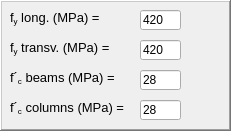
      <widget class="QFrame" name="BeamsSection_2">
       <property name="geometry">
        <rect>
         <x>0</x>
         <y>510</y>
         <width>231</width>
         <height>131</height>
        </rect>
       </property>
       <property name="frameShape">
        <enum>QFrame::WinPanel</enum>
       </property>
       <property name="frameShadow">
        <enum>QFrame::Raised</enum>
       </property>
       <widget class="QLabel" name="label_34">
        <property name="geometry">
         <rect>
          <x>10</x>
          <y>10</y>
          <width>101</width>
          <height>16</height>
         </rect>
        </property>
        <property name="font">
         <font>
          <family>Arial</family>
          <pointsize>10</pointsize>
          <weight>50</weight>
          <italic>false</italic>
          <bold>false</bold>
         </font>
        </property>
        <property name="text">
         <string>&lt;html&gt;&lt;head/&gt;&lt;body&gt;&lt;p&gt;f&lt;span style=&quot; vertical-align:sub;&quot;&gt;y&lt;/span&gt; long. (MPa) =&lt;/p&gt;&lt;/body&gt;&lt;/html&gt;</string>
        </property>
       </widget>
       <widget class="QLineEdit" name="fy">
        <property name="geometry">
         <rect>
          <x>140</x>
          <y>10</y>
          <width>41</width>
          <height>20</height>
         </rect>
        </property>
        <property name="text">
         <string>420</string>
        </property>
        <property name="placeholderText">
         <string>420</string>
        </property>
       </widget>
       <widget class="QLabel" name="label_35">
        <property name="geometry">
         <rect>
          <x>10</x>
          <y>70</y>
          <width>111</width>
          <height>16</height>
         </rect>
        </property>
        <property name="font">
         <font>
          <family>Arial</family>
          <pointsize>10</pointsize>
          <weight>50</weight>
          <italic>false</italic>
          <bold>false</bold>
         </font>
        </property>
        <property name="text">
         <string>&lt;html&gt;&lt;head/&gt;&lt;body&gt;&lt;p&gt;f´&lt;span style=&quot; vertical-align:sub;&quot;&gt;c&lt;/span&gt; beams (MPa) =&lt;/p&gt;&lt;/body&gt;&lt;/html&gt;</string>
        </property>
       </widget>
       <widget class="QLineEdit" name="fcB">
        <property name="geometry">
         <rect>
          <x>140</x>
          <y>70</y>
          <width>41</width>
          <height>20</height>
         </rect>
        </property>
        <property name="text">
         <string>28</string>
        </property>
        <property name="placeholderText">
         <string>21</string>
        </property>
       </widget>
       <widget class="QLineEdit" name="fcC">
        <property name="geometry">
         <rect>
          <x>140</x>
          <y>100</y>
          <width>41</width>
          <height>20</height>
         </rect>
        </property>
        <property name="text">
         <string>28</string>
        </property>
        <property name="placeholderText">
         <string>28</string>
        </property>
       </widget>
       <widget class="QLabel" name="label_36">
        <property name="geometry">
         <rect>
          <x>10</x>
          <y>100</y>
          <width>121</width>
          <height>16</height>
         </rect>
        </property>
        <property name="font">
         <font>
          <family>Arial</family>
          <pointsize>10</pointsize>
          <weight>50</weight>
          <italic>false</italic>
          <bold>false</bold>
         </font>
        </property>
        <property name="text">
         <string>&lt;html&gt;&lt;head/&gt;&lt;body&gt;&lt;p&gt;f´&lt;span style=&quot; vertical-align:sub;&quot;&gt;c&lt;/span&gt; columns (MPa) =&lt;/p&gt;&lt;/body&gt;&lt;/html&gt;</string>
        </property>
       </widget>
       <widget class="QLineEdit" name="fys">
        <property name="geometry">
         <rect>
          <x>140</x>
          <y>40</y>
          <width>41</width>
          <height>20</height>
         </rect>
        </property>
        <property name="text">
         <string>420</string>
        </property>
        <property name="placeholderText">
         <string>420</string>
        </property>
       </widget>
       <widget class="QLabel" name="label_65">
        <property name="geometry">
         <rect>
          <x>10</x>
          <y>40</y>
          <width>111</width>
          <height>16</height>
         </rect>
        </property>
        <property name="font">
         <font>
          <family>Arial</family>
          <pointsize>10</pointsize>
          <weight>50</weight>
          <italic>false</italic>
          <bold>false</bold>
         </font>
        </property>
        <property name="text">
         <string>&lt;html&gt;&lt;head/&gt;&lt;body&gt;&lt;p&gt;f&lt;span style=&quot; vertical-align:sub;&quot;&gt;y&lt;/span&gt; transv. (MPa) =&lt;/p&gt;&lt;/body&gt;&lt;/html&gt;</string>
        </property>
       </widget>
      </widget>
